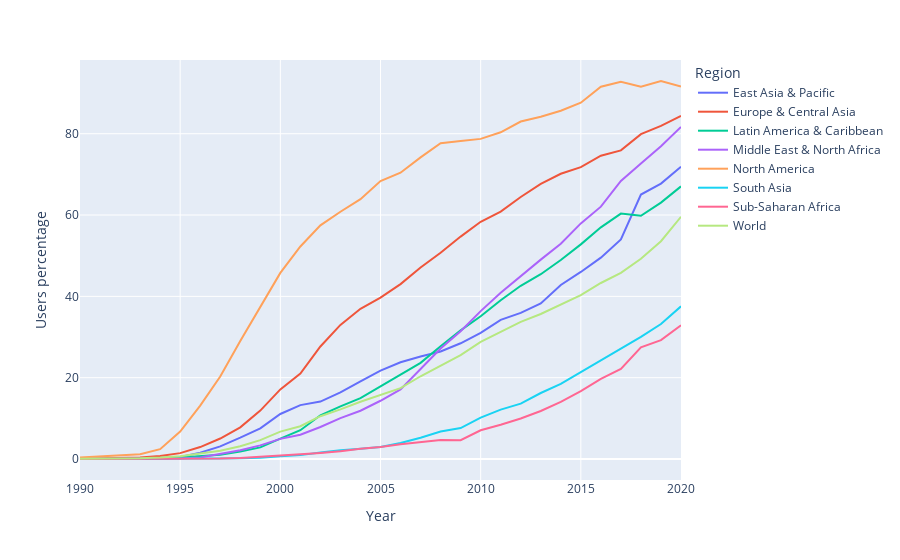

Notebook code for this chart:
### Markdown cell above
## Share of the population using the internet by Region

### Code cell
fig = px.line(df_regions,
              x="Year",
              y="Users percentage",
              color='Region',
#              text=df_users['Year']
            )
fig.show()

### Figure 1 — Plotly figure (JSON) as saved in the notebook; plotly's stock layout.template omitted (floating-point values rounded to 4 significant figures)
{"data": [{"hovertemplate": "Region=East Asia & Pacific<br>Year=%{x}<br>Users percentage=%{y}<extra></extra>", "legendgroup": "East Asia & Pacific", "line": {"color": "#636efa", "dash": "solid"}, "marker": {"symbol": "circle"}, "mode": "lines", "name": "East Asia & Pacific", "orientation": "v", "showlegend": true, "type": "scatter", "x": [1990, 1991, 1992, 1993, 1994, 1995, 1996, 1997, 1998, 1999, 2000, 2001, 2002, 2003, 2004, 2005, 2006, 2007, 2008, 2009, 2010, 2011, 2012, 2013, 2014, 2015, 2016, 2017, 2018, 2019, 2020], "xaxis": "x", "y": [0.01699, 0.03963, 0.09654, 0.146, 0.2979, 0.5016, 1.525, 3.101, 5.259, 7.551, 11.07, 13.25, 14.13, 16.38, 19.1, 21.73, 23.79, 25.22, 26.45, 28.46, 31.03, 34.21, 35.94, 38.24, 42.79, 46.0, 49.52, 54.0, 65.04, 67.73, 71.86], "yaxis": "y"}, {"hovertemplate": "Region=Europe & Central Asia<br>Year=%{x}<br>Users percentage=%{y}<extra></extra>", "legendgroup": "Europe & Central Asia", "line": {"color": "#EF553B", "dash": "solid"}, "marker": {"symbol": "circle"}, "mode": "lines", "name": "Europe & Central Asia", "orientation": "v", "showlegend": true, "type": "scatter", "x": [1990, 1991, 1992, 1993, 1994, 1995, 1996, 1997, 1998, 1999, 2000, 2001, 2002, 2003, 2004, 2005, 2006, 2007, 2008, 2009, 2010, 2011, 2012, 2013, 2014, 2015, 2016, 2017, 2018, 2019, 2020], "xaxis": "x", "y": [0.05939, 0.1414, 0.251, 0.3847, 0.7447, 1.444, 2.937, 5.033, 7.792, 11.9, 17.12, 20.99, 27.68, 32.98, 36.95, 39.67, 43.02, 47.09, 50.74, 54.7, 58.35, 60.83, 64.45, 67.64, 70.14, 71.79, 74.59, 75.9, 79.88, 81.94, 84.38], "yaxis": "y"}, {"hovertemplate": "Region=Latin America & Caribbean<br>Year=%{x}<br>Users percentage=%{y}<extra></extra>", "legendgroup": "Latin America & Caribbean", "line": {"color": "#00cc96", "dash": "solid"}, "marker": {"symbol": "circle"}, "mode": "lines", "name": "Latin America & Caribbean", "orientation": "v", "showlegend": true, "type": "scatter", "x": [1990, 1991, 1992, 1993, 1994, 1995, 1996, 1997, 1998, 1999, 2000, 2001, 2002, 2003, 2004, 2005, 2006, 2007, 2008, 2009, 2010, 2011, 2012, 2013, 2014, 2015, 2016, 2017, 2018, 2019, 2020], "xaxis": "x", "y": [0, 0.0002351, 0.002259, 0.007554, 0.04717, 0.3444, 0.7017, 1.052, 1.834, 2.862, 5.014, 7.078, 10.75, 12.95, 14.95, 17.85, 20.65, 23.65, 27.74, 31.64, 35.1, 39.04, 42.59, 45.45, 48.93, 52.79, 56.98, 60.35, 59.8, 63.06, 67.05], "yaxis": "y"}, {"hovertemplate": "Region=Middle East & North Africa<br>Year=%{x}<br>Users percentage=%{y}<extra></extra>", "legendgroup": "Middle East & North Africa", "line": {"color": "#ab63fa", "dash": "solid"}, "marker": {"symbol": "circle"}, "mode": "lines", "name": "Middle East & North Africa", "orientation": "v", "showlegend": true, "type": "scatter", "x": [1990, 1991, 1992, 1993, 1994, 1995, 1996, 1997, 1998, 1999, 2000, 2001, 2002, 2003, 2004, 2005, 2006, 2007, 2008, 2009, 2010, 2011, 2012, 2013, 2014, 2015, 2016, 2017, 2018, 2019, 2020], "xaxis": "x", "y": [0.005275, 0.01022, 0.01479, 0.02338, 0.03517, 0.1034, 0.3656, 1.178, 2.178, 3.351, 4.947, 5.956, 7.872, 10.04, 11.87, 14.32, 17.12, 22.13, 27.17, 31.41, 36.37, 40.87, 45.0, 49.03, 52.92, 57.95, 62.06, 68.37, 72.7, 76.92, 81.67], "yaxis": "y"}, {"hovertemplate": "Region=North America<br>Year=%{x}<br>Users percentage=%{y}<extra></extra>", "legendgroup": "North America", "line": {"color": "#FFA15A", "dash": "solid"}, "marker": {"symbol": "circle"}, "mode": "lines", "name": "North America", "orientation": "v", "showlegend": true, "type": "scatter", "x": [1990, 1991, 1992, 1993, 1994, 1995, 1996, 1997, 1998, 1999, 2000, 2001, 2002, 2003, 2004, 2005, 2006, 2007, 2008, 2009, 2010, 2011, 2012, 2013, 2014, 2015, 2016, 2017, 2018, 2019, 2020], "xaxis": "x", "y": [0.3819, 0.5779, 0.8801, 1.152, 2.414, 6.746, 13.13, 20.29, 29.03, 37.33, 45.78, 52.26, 57.47, 60.81, 63.9, 68.36, 70.41, 74.18, 77.67, 78.18, 78.73, 80.36, 83.0, 84.17, 85.64, 87.63, 91.57, 92.78, 91.57, 92.97, 91.6], "yaxis": "y"}, {"hovertemplate": "Region=South Asia<br>Year=%{x}<br>Users percentage=%{y}<extra></extra>", "legendgroup": "South Asia", "line": {"color": "#19d3f3", "dash": "solid"}, "marker": {"symbol": "circle"}, "mode": "lines", "name": "South Asia", "orientation": "v", "showlegend": true, "type": "scatter", "x": [1990, 1991, 1992, 1993, 1994, 1995, 1996, 1997, 1998, 1999, 2000, 2001, 2002, 2003, 2004, 2005, 2006, 2007, 2008, 2009, 2010, 2011, 2012, 2013, 2014, 2015, 2016, 2017, 2018, 2019, 2020], "xaxis": "x", "y": [0, 0, 1.391e-05, 2.727e-05, 0.0004794, 0.004095, 0.06705, 0.09883, 0.1862, 0.3025, 0.6759, 0.9536, 1.581, 2.154, 2.511, 2.94, 3.956, 5.245, 6.743, 7.601, 10.18, 12.14, 13.62, 16.23, 18.49, 21.38, 24.33, 27.29, 30.02, 33.21, 37.54], "yaxis": "y"}, {"hovertemplate": "Region=Sub-Saharan Africa<br>Year=%{x}<br>Users percentage=%{y}<extra></extra>", "legendgroup": "Sub-Saharan Africa", "line": {"color": "#FF6692", "dash": "solid"}, "marker": {"symbol": "circle"}, "mode": "lines", "name": "Sub-Saharan Africa", "orientation": "v", "showlegend": true, "type": "scatter", "x": [1990, 1991, 1992, 1993, 1994, 1995, 1996, 1997, 1998, 1999, 2000, 2001, 2002, 2003, 2004, 2005, 2006, 2007, 2008, 2009, 2010, 2011, 2012, 2013, 2014, 2015, 2016, 2017, 2018, 2019, 2020], "xaxis": "x", "y": [0, 0.0002826, 0.000827, 0.00242, 0.005437, 0.01659, 0.05542, 0.1045, 0.2435, 0.4872, 0.8498, 1.151, 1.478, 1.893, 2.531, 2.937, 3.638, 4.11, 4.7, 4.63, 7.075, 8.438, 9.973, 11.81, 14.04, 16.68, 19.7, 22.17, 27.47, 29.23, 32.89], "yaxis": "y"}, {"hovertemplate": "Region=World<br>Year=%{x}<br>Users percentage=%{y}<extra></extra>", "legendgroup": "World", "line": {"color": "#B6E880", "dash": "solid"}, "marker": {"symbol": "circle"}, "mode": "lines", "name": "World", "orientation": "v", "showlegend": true, "type": "scatter", "x": [1990, 1991, 1992, 1993, 1994, 1995, 1996, 1997, 1998, 1999, 2000, 2001, 2002, 2003, 2004, 2005, 2006, 2007, 2008, 2009, 2010, 2011, 2012, 2013, 2014, 2015, 2016, 2017, 2018, 2019, 2020], "xaxis": "x", "y": [0.04882, 0.07881, 0.1252, 0.179, 0.3605, 0.6831, 1.327, 2.043, 3.141, 4.633, 6.744, 8.054, 10.52, 12.2, 14.08, 15.67, 17.42, 20.35, 23.0, 25.55, 28.79, 31.22, 33.72, 35.66, 37.89, 40.29, 43.29, 45.77, 49.23, 53.57, 59.58], "yaxis": "y"}], "layout": {"legend": {"title": {"text": "Region"}, "tracegroupgap": 0}, "margin": {"t": 60}, "xaxis": {"anchor": "y", "domain": [0, 1], "title": {"text": "Year"}}, "yaxis": {"anchor": "x", "domain": [0, 1], "title": {"text": "Users percentage"}}}}
